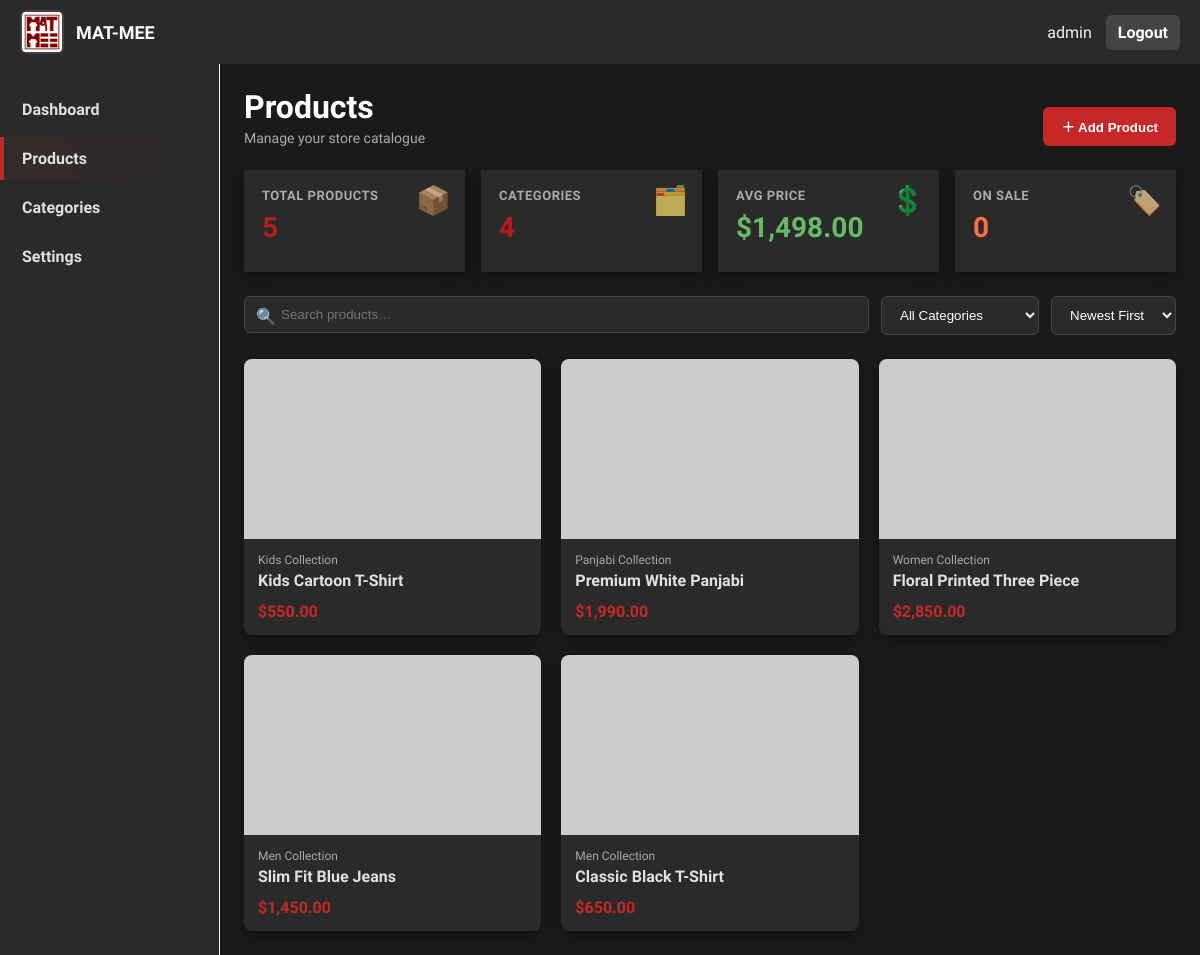
Page /MAT-MEE/Admin-matmee/products.php (signed in) on the committed database.
### tables this page shows
CREATE TABLE products (
    id INT AUTO_INCREMENT PRIMARY KEY,
    name VARCHAR(200) NOT NULL,
    slug VARCHAR(220) UNIQUE NOT NULL,
    description LONGTEXT,
    price DECIMAL(10,2) NOT NULL,
    category_id INT,
    main_image VARCHAR(255),
    views INT UNSIGNED NOT NULL DEFAULT 0,
    created_at TIMESTAMP DEFAULT CURRENT_TIMESTAMP,
    FOREIGN KEY (category_id) REFERENCES categories(id) ON DELETE SET NULL
);

CREATE TABLE categories (
    id INT AUTO_INCREMENT PRIMARY KEY,
    name VARCHAR(100) NOT NULL,
    slug VARCHAR(120) UNIQUE NOT NULL,
    image VARCHAR(255),
    description TEXT
);

### MAT-MEE/components/connection.php (called while the page is built, shortened)
<?php
class DatabaseConnection {
    private static $instance = null;
    private $connection;
    private $host = 'localhost';
    private $user = 'root';
    private $password = '';
    private $database = 'matmee';
    private function __construct() {
        $this->connection = new mysqli(
            $this->host,
            $this->user,
            $this->password,
            $this->database
        );
        $this->connection->set_charset("utf8");
    }
    public static function getInstance() {
        if (!self::$instance) {
            self::$instance = new self();
        }
        return self::$instance;
    }
    private function prepareAndExecute($query, $params = []) {
        if (empty($params)) {
            return $this->connection->query($query);
        }
        $stmt = $this->connection->prepare($query);
        $types = '';
        foreach ($params as $p) {
            $types .= is_int($p) ? 'i' : (is_float($p) ? 'd' : 's');
        }
        $stmt->bind_param($types, ...$params);
        $stmt->execute();
        return $stmt->get_result();
    }
    public function fetch($query, $params = []) {
        $result = $this->prepareAndExecute($query, $params);
        return $result->fetch_all(MYSQLI_ASSOC);
    }
    public function fetchOne($query, $params = []) {
        $result = $this->fetch($query, $params);
        return $result[0] ?? null;
    }
}

### MAT-MEE/Admin-matmee/products.php (the view, shortened to what this page needs)
<?php
include 'header.php';
$categories = $db->fetch('SELECT id, name FROM categories ORDER BY name ASC');
$search   = trim($_GET['search']   ?? '');
$sort     = in_array($_GET['sort'] ?? '', ['name','price_asc','price_desc','newest']) ? $_GET['sort'] : 'newest';
$where  = [];
$params = [];
$sortMap = [
    'name'       => 'p.name ASC',
    'price_asc'  => 'p.price ASC',
    'price_desc' => 'p.price DESC',
    'newest'     => 'p.id DESC',
];
$orderBy = $sortMap[$sort];
$sql = "SELECT p.id, p.name, p.slug, p.price, p.main_image,
               c.name AS category, p.category_id, p.description, p.discount_price
        FROM products p
        LEFT JOIN categories c ON p.category_id = c.id"
     . (!empty($where) ? ' WHERE ' . implode(' AND ', $where) : '')
     . " ORDER BY $orderBy";
$products = $db->fetch($sql, $params);
$totalProducts  = $db->fetchOne('SELECT COUNT(*) AS c FROM products')['c'] ?? 0;
$totalCategories = count($categories);
$avgPrice       = $db->fetchOne('SELECT AVG(price) AS a FROM products')['a'] ?? 0;
$discountedItems= $db->fetchOne('SELECT COUNT(*) AS c FROM products WHERE discount_price IS NOT NULL AND discount_price > 0 AND discount_price < price')['c'] ?? 0;
?>
<body>
<div class="admin-wrapper">
    <div class="layout">
        <?php include 'sidebar.php'; ?>
        <main class="content">
            <div class="products-header">
                <div>
                    <h1 class="page-title">Products</h1>
                    <p class="page-sub">Manage your store catalogue</p>
                </div>
                <button class="btn btn-primary btn-icon" onclick="openModal()">
                    <span>＋</span> Add Product
                </button>
            </div>
            <div class="analytics-grid" style="margin-bottom:24px;">
                <div class="analytics-card">
                    <div class="analytics-label">Total Products</div>
                    <div class="analytics-value"><?= number_format($totalProducts) ?></div>
                    <div class="analytics-icon">📦</div>
                </div>
                <div class="analytics-card">
                    <div class="analytics-label">Categories</div>
                    <div class="analytics-value"><?= $totalCategories ?></div>
                    <div class="analytics-icon">🗂️</div>
                </div>
                <div class="analytics-card">
                    <div class="analytics-label">Avg Price</div>
                    <div class="analytics-value" style="color:#66bb6a;">$<?= number_format($avgPrice, 2) ?></div>
                    <div class="analytics-icon">💲</div>
                </div>
                <div class="analytics-card">
                    <div class="analytics-label">On Sale</div>
                    <div class="analytics-value" style="color:#ff7043;"><?= $discountedItems ?></div>
                    <div class="analytics-icon">🏷️</div>
                </div>
            </div>
            <form method="GET" class="filter-bar" id="filterForm">
                <div class="search-wrap">
                    <span class="search-icon">🔍</span>
                    <input type="text" name="search" placeholder="Search products…"
                           value="<?= htmlspecialchars($search) ?>" class="search-input"
                           onchange="this.form.submit()">
                </div>
                <select name="cat" class="filter-select" onchange="this.form.submit()">
                    <option value="0">All Categories</option>
                </select>
                <select name="sort" class="filter-select" onchange="this.form.submit()">
                    <option value="newest"     <?= $sort==='newest'     ? 'selected':'' ?>>Newest First</option>
                </select>
            </form>
            <div class="products-grid">
                <?php if (!empty($products)): ?>
                    <?php foreach ($products as $p): ?>
                        <div class="product-card" id="pcard-<?= $p['id'] ?>">
                            <div class="product-img-wrap">
                            </div>
                            <div class="product-info">
                                <div class="product-category"><?= htmlspecialchars($p['category'] ?? 'Uncategorized') ?></div>
                                <div class="product-name"><?= htmlspecialchars($p['name']) ?></div>
                                <div class="product-footer">
                                    <span class="product-price">$<?= number_format($p['price'], 2) ?></span>
                                </div>
                            </div>
                        </div>
                    <?php endforeach; ?>
                <?php endif; ?>
            </div>
        </main>
    </div>
</div>
</body>
</html>

### MAT-MEE/Admin-matmee/style.css (style rules this page uses)
:root { --red: #c62828; --red-dark: #b71c1c; --bg: #1a1a1a; --muted: #aaa; --sidebar: #2a2a2a; }
* { box-sizing: border-box }
body { margin: 0; font-family: 'Hind Siliguri', Segoe UI, Roboto, Arial, sans-serif; background: var(--bg); color: #e0e0e0 }
html { scroll-behavior: smooth; }
.layout { display: flex; min-height: calc(100vh - 64px) }
.content { flex: 1; padding: 24px }
.analytics-grid { display: grid; grid-template-columns: repeat(auto-fit, minmax(180px, 1fr)); gap: 16px }
.analytics-card { background: #2a2a2a; padding: 18px; box-shadow: 0 4px 14px rgba(0, 0, 0, 0.4); position: relative; transition: all 0.3s ease }
.analytics-label { font-size: 13px; color: var(--muted); font-weight: 600; text-transform: uppercase; letter-spacing: 0.5px; margin-bottom: 8px }
.analytics-value { font-size: 28px; font-weight: 800; color: var(--red-dark); margin-bottom: 10px }
.analytics-icon { font-size: 28px; position: absolute; top: 14px; right: 14px; opacity: 0.7 }
.btn { padding: 10px 18px; border-radius: 6px; text-decoration: none; font-weight: 600; border: none; cursor: pointer; transition: all 0.2s ease; display: inline-block }
.btn-primary { background: var(--red); color: #fff }
.products-header { display: flex; justify-content: space-between; align-items: flex-end; margin-bottom: 24px; }
.page-title { margin: 0 0 4px 0; color: #fff; }
.page-sub { margin: 0; color: #aaa; font-size: 14px; }
.filter-bar { display: flex; gap: 12px; margin-bottom: 24px; flex-wrap: wrap; }
.search-wrap { position: relative; flex: 1; min-width: 200px; }
.search-icon { position: absolute; left: 12px; top: 50%; transform: translateY(-50%); color: #888; }
.search-input { width: 100%; padding: 10px 10px 10px 36px; background: #2a2a2a; border: 1px solid #444; color: #fff; border-radius: 6px; outline: none; }
.filter-select { padding: 10px 14px; background: #2a2a2a; border: 1px solid #444; color: #fff; border-radius: 6px; cursor: pointer; }
.products-grid { display: grid; grid-template-columns: repeat(auto-fill, minmax(220px, 1fr)); gap: 20px; }
.product-card { background: #2a2a2a; border-radius: 8px; overflow: hidden; box-shadow: 0 4px 12px rgba(0,0,0,0.3); transition: transform 0.2s; }
.product-img-wrap { position: relative; height: 180px; background: #111; overflow: hidden; }
.product-info { padding: 14px; }
.product-category { font-size: 12px; color: #aaa; margin-bottom: 4px; }
.product-name { font-weight: 600; margin-bottom: 12px; white-space: nowrap; overflow: hidden; text-overflow: ellipsis; }
.product-footer { display: flex; justify-content: space-between; align-items: center; }
.product-price { color: var(--red); font-weight: 700; font-size: 16px; }

### rows in the picture
products: category.name "Kids Collection", name "Kids Cartoon T-Shirt", price "550.00"
products: category.name "Panjabi Collection", name "Premium White Panjabi", price "1,990.00"
products: category.name "Women Collection", name "Floral Printed Three Piece", price "2,850.00"
products: category.name "Men Collection", name "Slim Fit Blue Jeans", price "1,450.00"
products: category.name "Men Collection", name "Classic Black T-Shirt", price "650.00"

### other values in the picture
$_SESSION['admin_username'] "admin"
$name "Dashboard"
$name "Products"
$name "Categories"
$name "Settings"
$totalProducts "5"
$totalCategories "4"
$avgPrice "1,498.00"
$discountedItems "0"
